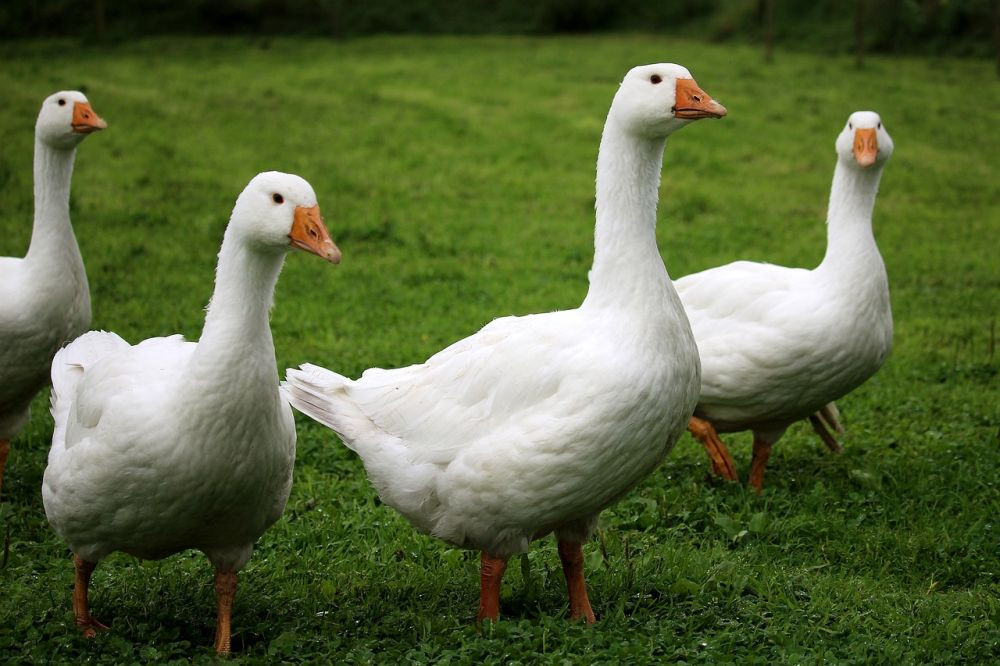
#> input picture Praktikum 10/soang.jpg, 1000 x 666 px
$ jupyter execute 'EKSTRASI FITUR LBP_P1.ipynb'
#> lines starting #> are read from the running program, lines starting #| are printed output that depends on the picture
[cell 1]
import cv2 # OpenCV
import numpy as np # NumPy
from matplotlib import pyplot as plt # Matplotlib


def get_pixel(img, center, x, y):
    new_value = 0
    try:
        if img[x][y] >= center:
            new_value = 1
    except:
        pass
    return new_value
def lbp_calculated_pixel(img, x, y):
    '''
    Format :
    64 | 128 | 1
    ----------------
    32 | 0 | 2
    ----------------
    16 | 8 | 4
    '''
    center = img[x][y]
    val_ar = []
    val_ar.append(get_pixel(img, center, x-1, y+1)) # top_right
    val_ar.append(get_pixel(img, center, x, y+1)) # right
    val_ar.append(get_pixel(img, center, x+1, y+1)) # bottom_right
    val_ar.append(get_pixel(img, center, x+1, y)) # bottom
    val_ar.append(get_pixel(img, center, x+1, y-1)) # bottom_left
    val_ar.append(get_pixel(img, center, x, y-1)) # left
    val_ar.append(get_pixel(img, center, x-1, y-1)) # top_left
    val_ar.append(get_pixel(img, center, x-1, y)) # top

    power_val = [1, 2, 4, 8, 16, 32, 64, 128]
    val = 0
    for i in range(len(val_ar)):
        val += val_ar[i] * power_val[i]
    return val


image = cv2.imread('soang.jpg', 0)  # Read image in grayscale mode
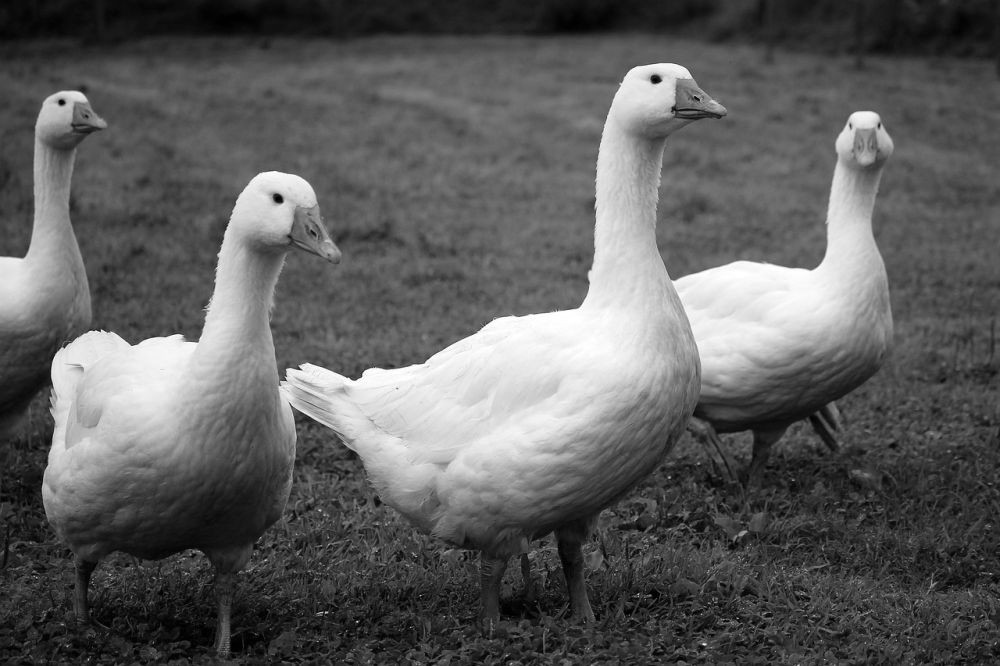
#> image: shape (666, 1000); min 0, max 255, mean 93.6
lbp_image = np.zeros_like(image)

height, width = image.shape
#> height = 666; width = 1000

for i in range(1, height-1):
    for j in range(1, width-1):
        lbp_image[i, j] = lbp_calculated_pixel(image, i, j)

plt.subplot(1, 2, 1), plt.imshow(image, cmap='gray')
plt.title('Original Image'), plt.xticks([]), plt.yticks([])
plt.subplot(1, 2, 2), plt.imshow(lbp_image, cmap='gray')
plt.title('LBP Image'), plt.xticks([]), plt.yticks([])

plt.show()
